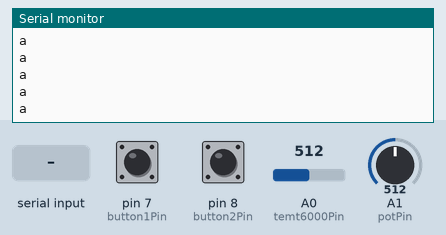
This sketch was run on a simulated Arduino Leonardo, built with avr-gcc and run on an emulated ATmega32U4. Shown: the last lines printed to the serial monitor. Inputs (shaded band) come from the test bench; at power-on: pin 7 (button1Pin) HIGH, pin 8 (button2Pin) HIGH, A0 (temt6000Pin) = 512, A1 (potPin) = 512.

Above: at 1.4 s.
1.5 s: "p90\n" received over Serial
At 3.7 s:
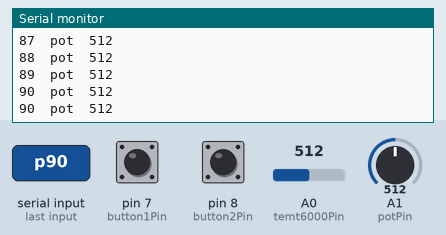
4.0 s: "c90\n" received over Serial
At 4.8 s:
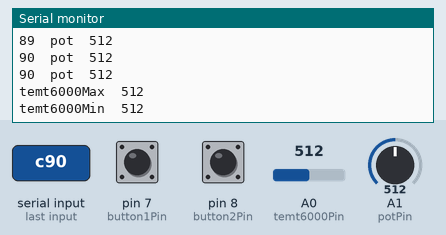
Timing chart, 0 to 7.0 s (numbered marks = the images above; inputs shaded):
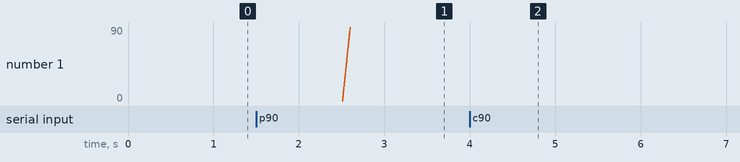

Measured:
- after the input at 1.5 s, the serial monitor: prints a new line after 1.0 s (image 1)

The sketch:

ButtonTemt01.ino
```cpp
#include <Button.h>

const int button1Pin = 7;     // the number of the pushbutton pin
Button button1 = Button(button1Pin, PULLUP);

const int button2Pin = 8;     // the number of the pushbutton pin
Button button2 = Button(button2Pin, PULLUP);

const int button3Pin = 12;     // the number of the pushbutton pin
Button button3 = Button(button3Pin, PULLUP);

const int button4Pin = 13;     // the number of the pushbutton pin
Button button4 = Button(button4Pin, PULLUP);

unsigned long trialTime = 0;
unsigned long trialStart = 0;
unsigned long trialSample = 0;
// unsigned long now;

int temt6000Read = 0;
int temt6000Pin = 0;
int temt6000Value = 0;
long temt6000Time = 0;

int potPin = A1;
int potValue = 0;
long potTime = 0;


int buttonState;             // the current reading from the input pin
long buttonTime = 0;         // the last time the output pin was toggled
long responseTime = 0;

int inByte = 0;         // incoming serial byte
int pressed = 1;
int key = 0;


void setup() {
  Serial.begin(9600);
  while (!Serial) {
     ; // wait for serial port to connect. Needed for Leonardo only
   }

  establishContact();  // send a byte to establish contact until receiver responds
}

void loop(){
  if(Serial.available() > 0){
    inByte = Serial.read();
    if (inByte == 'b'){
      pressed = 1;
      while (analogRead(temt6000Pin) <= 100){
      }

      temt6000Time = millis();

      do
      {
        if (button1.isPressed()){
          buttonTime = millis();
          key = 1;
          pressed = 0;
        }
        if (button2.isPressed()){
          buttonTime = millis();
          key = 2;
          pressed = 0;
        }
        if (button3.isPressed()){
          buttonTime = millis();
          key = 3;
          pressed = 0;
        }
        if (button4.isPressed()){
          buttonTime = millis();
          key = 4;
          pressed = 0;
        }
      }
      while (pressed);

      responseTime = buttonTime - temt6000Time;
      Serial.print(responseTime);
      Serial.print("\t");
      Serial.println(key);
    }

  else if (inByte == 'p'){
    trialTime = Serial.parseInt();
    trialSample = Serial.parseInt();
    trialStart = millis();
    potTime = millis();
    temt6000Read = 0;
    pressed = 1;
    while (millis() - trialStart <= trialTime) {
      if (millis() - potTime >= trialSample){
        potValue = analogRead(potPin);
        potTime = millis();
        Serial.print(millis() - trialStart);
        Serial.print("  pot  ");
        Serial.println(potValue);
      }
      if (analogRead(temt6000Pin) >= 100 && temt6000Read == 0){
        Serial.print(millis() - trialStart);
        Serial.println("  temt6000");
        temt6000Time = millis();
        temt6000Read = 1;
      }
      if (button1.isPressed() && pressed == 1){
        Serial.print(millis() - trialStart);
        Serial.println("  button1");
        pressed = 0;
      }
      if (button2.isPressed() && pressed == 1){
        Serial.print(millis() - trialStart);
        Serial.println("  button2");
        pressed = 0;
      }
    }
  }
  else if (inByte == 'c'){
    trialTime = Serial.parseInt();
    trialStart = millis();
    int temt6000Min = 1024;
    int temt6000Max = 0;
//    now = millis();
    while (millis() - trialStart < trialTime){
      temt6000Value = analogRead(temt6000Pin);
      if (temt6000Value > temt6000Max){
        temt6000Max = temt6000Value;
      }
      if (temt6000Value < temt6000Min){
        temt6000Min = temt6000Value;
      }
//      now = millis();
      delay(100);
  }
  Serial.print("temt6000Max  ");
  Serial.println(temt6000Max);
  Serial.print("temt6000Min  ");
  Serial.println(temt6000Min);
  }
}
}

void establishContact() {
  while (Serial.available() <= 0) {
    Serial.println('a');
    delay(300);
  }
}
```
